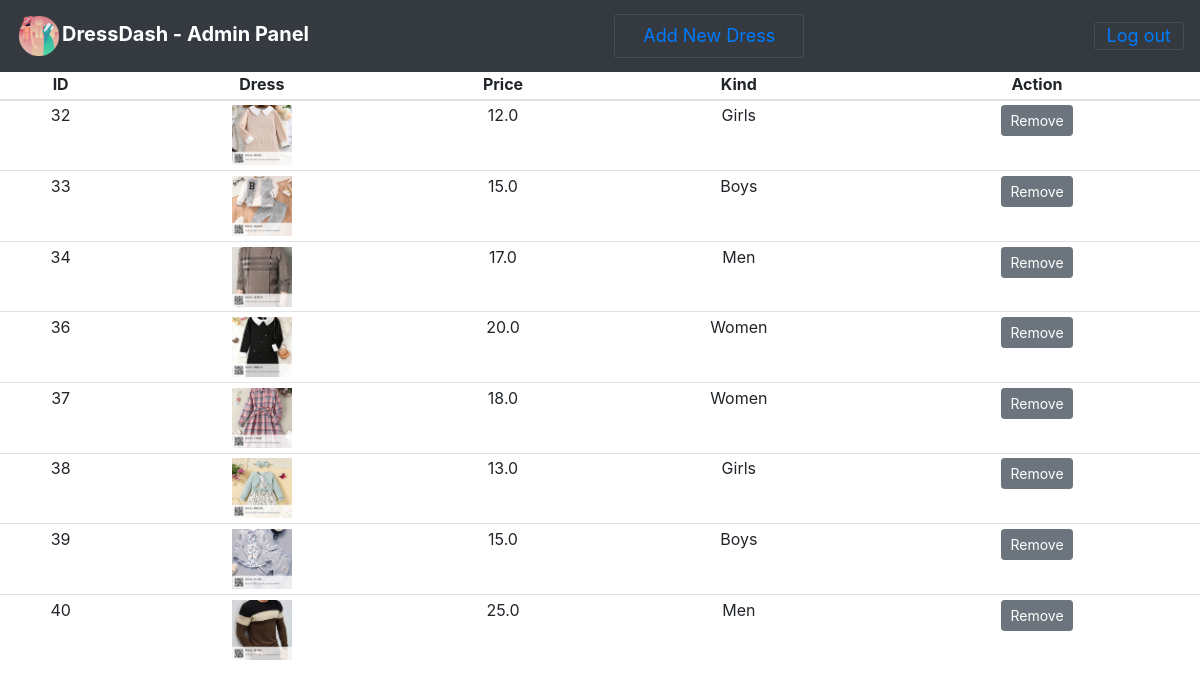
The page /adminhome/ (signed in) on the database as committed earlier.
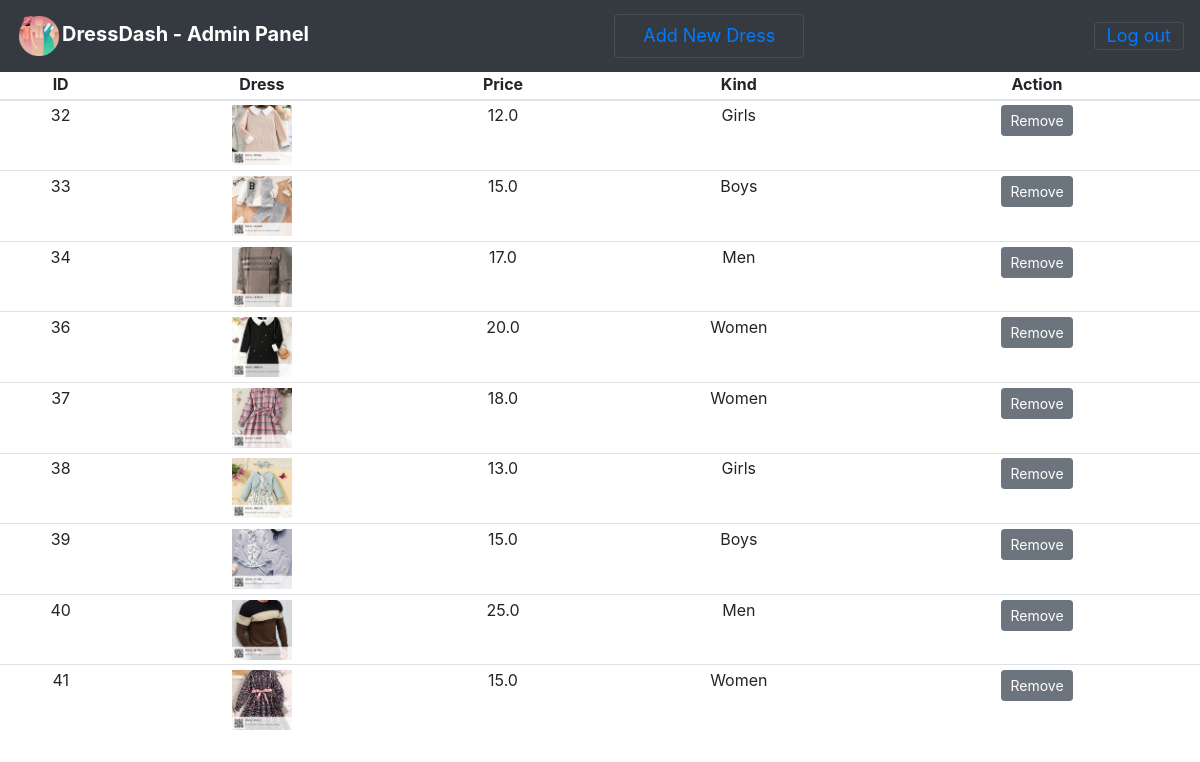
The same page on the database as committed later.
### tables this page shows
CREATE TABLE "Dresses" (
	"id"	INTEGER NOT NULL,
	"image"	TEXT,
	"price"	FLOAT,
	"onSale"	FLOAT,
	"onSalePrice"	FLOAT,
	"kind"	TEXT,
	PRIMARY KEY("id")
);

### app.py (the view)
@app.route("/adminhome/", methods=['GET'])
def adminhome():
    if 'user' not in session:
        return redirect("/adminlogin/")  # Redirect to admin login page if not logged in
    Dresses = db.execute("SELECT id, image, price, onSale, onSalePrice, kind FROM Dresses")
    shoppingCart = db.execute("SELECT image, SUM(qty), SUM(subTotal), price, id FROM cart")
    shopLen = len(shoppingCart)
    total, totItems = 0, 0
    for i in range(shopLen):
        if shoppingCart[i]["SUM(subTotal)"] is not None:
            total += shoppingCart[i]["SUM(subTotal)"]
        if shoppingCart[i]["SUM(qty)"] is not None:
            totItems += shoppingCart[i]["SUM(qty)"]
    DressesLen = len(Dresses)
    return render_template("adminhome.html", shoppingCart=shoppingCart, Dresses=Dresses, shopLen=shopLen, DressesLen=DressesLen, total=total, totItems=totItems, session=session)

### templates/adminhome.html (shortened to what this page needs)
<head>
    <link rel="stylesheet" href="https://maxcdn.bootstrapcdn.com/bootstrap/4.0.0/css/bootstrap.min.css"
>
    <link href="{{ url_for('static',filename='CSS/styles.css') }}" rel="stylesheet" type="text/css" />
</head>
<body>
    <header>
        <nav class="navbar navbar-dark bg-dark fixed-top box-shadow">
            <a href="/" class="navbar-brand">
                <strong><img src="/static/Images/dress.png" width="46px"/>DressDash - Admin Panel</strong>
            </a>
            <button class="navbar-toggler" style="display:inline margin-right:0" type="button" data-toggle="modal"
            data-target="#modalCenter">
        <span class="glyphicon glyphicon-shopping-cart" data-toggle="modal" data-target=""
              style="font-size:18px;">
           <a href="/adminchanges/" class="nav-link">Add New Dress</a>
        </span>
    </button>
            <button class="navbar-toggler" style="display:inline" type="button" data-toggle="modal"
                    data-target="#modalCenter">
                <span class="glyphicon glyphicon-shopping-cart" data-toggle="modal" data-target=""
                      style="font-size:18px; margin-left:0;">
                    <a href="/adminlogout/"> Log out</a>
                </span>
            </button>
        </nav>
    </header>
    {% block body %}
<div class="row" style="height:80vh; margin-top:15px">
    <div class="col-sm">
        <h3><h3>
        <table class="table table-sm">
            <thead>
              <tr>
                <th scope="col">ID</th>
                <th scope="col">Dress</th>
                <th scope="col">Price</th>
                <th scope="col">Kind</th>
                <th scope="col">Action</th>
              </tr>
            </thead>
            <tbody>
                {% for Dress in Dresses %}
                <tr>
                    <td>{{Dress['id']}}</td>
                    <td><img src="{{ url_for('static', filename='Images/' + Dress['image']) }}" width="60px" height="60px" alt="{{ Dress['image'] }}" /></td>
                    <td>{{ Dress['price'] }}</td>
                    <td>{{ Dress['kind'] }}</td>
                    <td>
                        <form action="/removeitem/" methods="GET">
                            <button type="submit" class="btn btn-secondary btn-sm" id="RemoveItem">Remove</button></a>
                        </form>
                    </td>
                </tr>
            {% endfor %}
            </tbody>
          </table>
        </div>
        </div>
        {% endblock %}

### Static/CSS/styles.css (style rules this page uses)
header { margin-bottom: 45px; }
tr { text-align: center; }
html, body { height: 100%; margin: 0; display: flex; flex-direction: column; }

Rows that differ between the two databases and show on the page:
added Dresses: id "41", image (picture), price "15.0", kind "Women"
